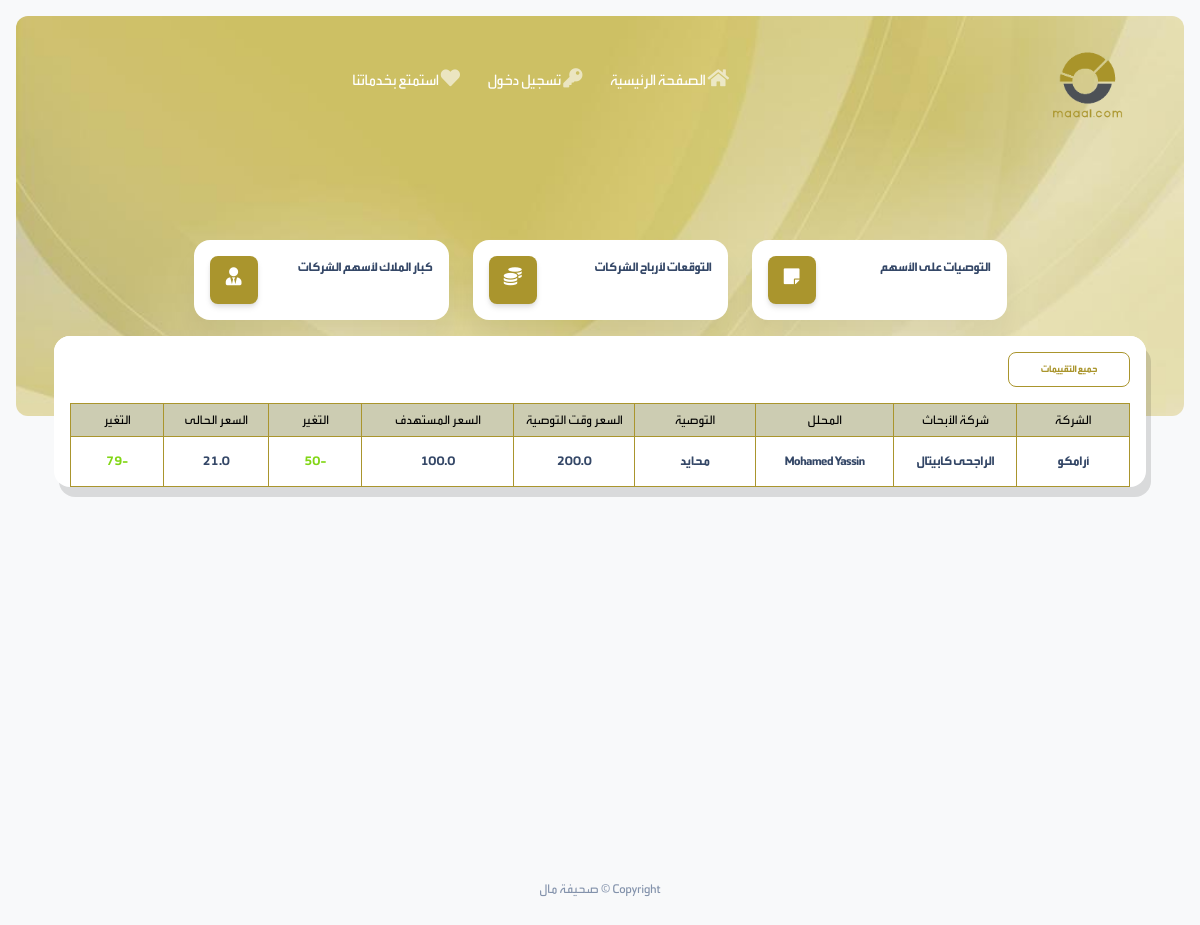
Screenshot of /userInterface/rate/14 with the database file from the repository.
### office/models.py (models this page shows, shortened)
class Rates(models.Model):
    RECOMDATION_CHOICES = (
        (1, 'زيادة الوزن'),
        (2, 'تخفيض الوزن'),
        (3, 'محايد'),
    )
    CompanyEntered = models.ForeignKey(FinicialCompany, on_delete=models.SET_NULL, related_name='CompanyEntered',
                                       null=True, blank=True)
    ResearchCompany = models.ForeignKey(ResearchCompany, on_delete=models.SET_NULL, related_name='ResearchCompany',
                                        null=True, blank=True)
    AnalayticName = models.ForeignKey(FinicialAnalyst, on_delete=models.SET_NULL, related_name='AnalayticName',
                                      null=True, blank=True)
    Recommendation = models.SmallIntegerField(max_length=255, null=True, blank=True, choices=RECOMDATION_CHOICES)
    FairValue = models.FloatField(null=True, blank=True)
    CurrenncyValue = models.FloatField(null=True, blank=True)
    MarketValue = models.FloatField(null=True, blank=True)
    EmpEntered = models.ForeignKey(User, on_delete=models.SET_NULL, null=True, blank=True)
    RecommendDate = models.DateField(null=True)
    report = models.FileField(upload_to='reportspdf/', null=True)
    is_recommended = models.BooleanField(null=True, blank=True, default=False)
    Date_Entered = models.DateField(auto_now_add=True , null=True)
    class Meta:
        indexes = [
            models.Index(fields=['FairValue', 'AnalayticName', 'CompanyEntered'])
        ]
    @property
    def fair_percentage(self):
        return (self.FairValue - self.CurrenncyValue) / self.CurrenncyValue * 100
    @property
    def market_percentage(self):
        return (self.MarketValue - self.FairValue) / self.FairValue * 100

class FinicialCompany(models.Model):
    logo = models.ImageField(null=True, blank=True, upload_to='logos/')
    name = models.CharField(max_length=255, null=True, blank=True)
    category = models.ForeignKey(CompanyCategory, on_delete=models.SET_NULL, null=True, blank=True)
    EmpEntered = models.ForeignKey(User, on_delete=models.SET_NULL, null=True, blank=True)
    link = models.URLField(null=True, blank=True)
    total_arrows = models.FloatField(null=True, blank=True)
    arrow_value = models.FloatField(null=True, blank=True)
    class Meta:
        indexes = [
            models.Index(fields=['name', 'category', ])
        ]

class ResearchCompany(models.Model):
    name = models.CharField(max_length=255, null=True, blank=True)
    EmpEntered = models.ForeignKey(User, on_delete=models.SET_NULL, null=True, blank=True)
    class Meta:
        indexes = [
            models.Index(fields=['name', ])
        ]

class FinicialAnalyst(models.Model):
    logo = models.ImageField(null=True, )
    name = models.CharField(max_length=255, null=True, blank=True)
    CurrentJob = models.CharField(max_length=255, null=True, blank=True)
    currentCompany = models.ForeignKey(ResearchCompany, related_name='currentCompany', null=True,
                                       on_delete=models.SET_NULL, blank=True)
    email = models.EmailField(null=True, blank=True)
    phone = models.IntegerField(null=True, blank=True)
    tiwtterAccount = models.CharField(max_length=255, null=True, blank=True)
    EmpEntered = models.ForeignKey(User, on_delete=models.SET_NULL, null=True, blank=True)
    class Meta:
        verbose_name_plural = "Analysts"
        ordering = ["id", ]
        indexes = [
            models.Index(fields=['name', 'phone', 'tiwtterAccount', 'email'])
        ]

### userInterface/views.py (the view)
# urls.py: path('rate/<int:pk>', views.rate_user_detail, name='user-rate'),
def rate_user_detail(request, pk):
    context = {
        "rate": Rates.objects.get(pk=pk)
    }
    return render(request, 'userInterface/rate-profile.html', context=context)

### userInterface/templates/userInterface/rate-profile.html (shortened to what this page needs)
{% extends 'masterpage.html' %}
{% load static %}
{% block body %}
<section class="min-vh-85 mb-8">
    <div class=" page-header align-items-start min-vh-50 pt-5 pb-11 m-3 border-radius-lg" style=" background-image: url('../../../static/images/maalbg.jpeg');">
      <div class="container">
        <div class="row justify-content-center">
          <div class="col-lg-5 text-center mx-auto pt-lg-5">
          </div>
        </div>
      </div>
    </div>
    <div class="container">
      <div class="row mt-lg-n10 mt-md-n11 mt-n10 justify-content-center">
     {% include 'partials/menus/_mainMenu.html' %}
    </div>
      <div class="row pt-3 justify-content-center">
          <div class="col-lg-12">
          <div class="card h-100 box-shadow">
            <div class="card-header pb-0 p-3">
              <div class="row d-flex justify-content-between">
                <div class="col-6 text-end">
                  <a href="{% url 'all-user-rate' %}" class="btn btn-outline-primary mal-color btn-sm mb-0">جميع التقييمات</a>
                </div>
              </div>
            </div>
            <div class="card-body p-3 pb-0">
              <div class="table-responsive">
                                        <table style="margin:0 auto;" class="table table-max table-bordered align-items-center mb-auto">
                                            <thead class="text_black">
                                            <tr>
                                                 <th class="text-center text-xxs sent" >
                                                   الشركة
                                                </th>
  <th class="text-center text-xxs sent" >
                                                   شركة الأبحاث
                                                </th>
 <th class="text-center   text-xxs sent">
                                                    المحلل
                                                </th>
                                                <th class="text-center   text-xxs sent">
                                                    التوصية
                                                </th>
                                                <th class="text-center   text-xxs sent">
                                                    السعر وقت التوصية
                                                </th>
                                                <th class="text-center   text-xxs sent">
                                                   السعر المستهدف
                                                </th>
                                                <th class="text-center   text-xxs sent">
                                                   التغير
                                                </th>
                                                <th class="text-center   text-xxs sent">
                                                   السعر الحالى
                                                </th>
                                                <th class="text-center   text-xxs sent">
                                                    التغير
                                                </th>
                                            </tr>
                                            </thead>
                                            <tbody>
                                                <tr>
                                                    <td class="align-middle text-center text-xxs">
                                                        <a href="{% url 'user-company' rate.CompanyEntered.id %}">
                                                            <h6 class="text-xxs  mb-0">{{ rate.CompanyEntered.name }}</h6>
                                                        </a>
                                                    </td>
 <td class="align-middle text-center text-xxs">
                                                         <a href="{% url 'user-research' rate.ResearchCompany.id %}">
                                                        <p class="text-xxs  mb-0">{{ rate.ResearchCompany.name }}</p>
                                                             </a>
                                                    </td>
                                                 <td class="align-middle text-center text-xxs">
                                                     {% if rate.AnalayticName.id  %}
                                                     <a href="{% url 'user-interface' rate.AnalayticName.id %}">
                                                      <p class="text-xxs  mb-0">{{ rate.AnalayticName.name }}</p>
                                                 </a>
                                                     {% else %}
                                                     <p class="text-xxs  mb-0">لا يوجد محلل </p>
                                                     {% endif %}
                                                    </td>
                                                    <td class="align-middle text-center text-xxs">
                                                        <p class="text-xxs  mb-0">{{ rate.get_Recommendation_display }}</p>
                                                    </td>
                                                    <td class="align-middle text-center text-xxs">
                                                        <p class="text-xxs  mb-0">{{ rate.CurrenncyValue }}</p>
                                                    </td>
                                                    <td class="align-middle text-center text-xxs">
                                                        <p class="text-xxs  mb-0">{{ rate.FairValue }}</p>
                                                    </td>
                                                    <td class="align-middle text-center text-xxs">
                                                       {% if rate.changeFair %}
                                                           <p class="text-xxs text-danger  mb-0">{{ rate.fair_percentage |floatformat:-2 }}</p>
                                                        {% else %}
                                                           <p class="text-xxs text-success  mb-0">{{ rate.fair_percentage |floatformat:-2 }}</p>
                                                        {% endif %}
                                                    </td>
                                                    <td class="align-middle text-center text-xxs">
                                                        <p class="text-xxs  mb-0">{{ rate.MarketValue }}</p>
                                                    </td>
                                                    <td class="align-middle text-center text-xxs">
                                                       {% if rate.changeMarket %}
                                                           <p class="text-xxs text-danger  mb-0">{{ rate.market_percentage |floatformat:-2 }}</p>
                                                        {% else %}
                                                           <p class="text-xxs text-success  mb-0">{{ rate.market_percentage |floatformat:-2 }}</p>
                                                        {% endif %}
                                                    </td>
                                                </tr>
                                            </tbody>
                                        </table>
              </div>
            </div>
          </div>
        </div>
      </div>
    </div>
</section>
{% endblock body %}

### rows the page displays
Rates: CompanyEntered.name "أرامكو", ResearchCompany.name "الراجحى كابيتال", AnalayticName.name "Mohamed Yassin", Recommendation "محايد", CurrenncyValue "200.0", FairValue "100.0", fair_percentage "-50", MarketValue "21.0", market_percentage "-79"
